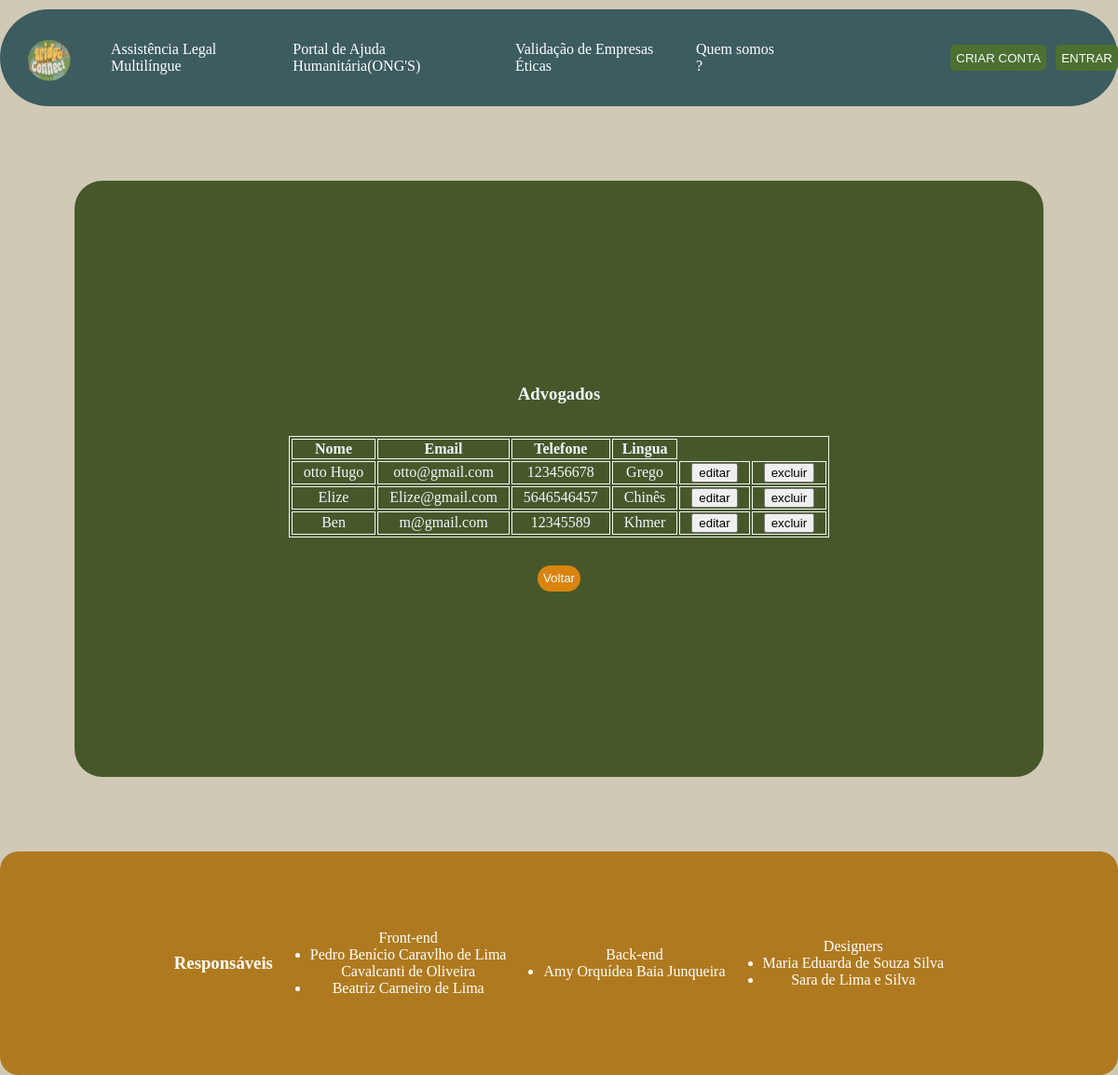
The app's page /lista/advogados with its own data.
### app.py (models this page shows)
class Advogados(db.Model):
    id = db.Column(db.Integer, primary_key=True, autoincrement=True)
    email = db.Column(db.String(50), unique=True, nullable=False)
    lingua = db.Column(db.String(20), nullable=False)
    senha = db.Column(db.String(15), nullable=False)
    nome = db.Column(db.String(80), nullable=False)
    telefone = db.Column(db.String(10), nullable=False)

### app.py (the view)
@app.route('/lista/advogados', methods=['GET'])
def listaAdvogados():
    advogados = Advogados.query.all()
    return render_template('listaAdvogados.html', advogados=advogados)

### templates/listaAdvogados.html (shortened to what this page needs)
<!DOCTYPE html>
<html lang="en">
<head>
    <link rel="stylesheet" href="/static/lista.css">
</head>
<body>
     <header>
        <img src="/static/img/Spring_20250724_073124_0000.png" alt="Logo" >
          <div class="links">
        <a href="#Assistencia_Legal">Assistência Legal Multilíngue</a>
        <a href="#Portal_De_Ajuda">Portal de Ajuda Humanitária(ONG'S)</a>
        <a href="#Validacao_De_Empresas">Validação de Empresas Éticas</a>
        <a href="#Quem_Somos">Quem somos ?</a>
          </div>
        <div class="botoes">
            <a href="/cadastro/usuario" target="_blank"><button class="criarconta">CRIAR CONTA</button></a>
          <a href="login.html"target="_blank"><button class="entrar">ENTRAR</button></a>
        </div>
    </header>
    <aside>
         <section id="SaibaMais_AssistenciaLegal">
            <h1>Advogados</h1>
            <table>
                <tr>
                    <th> Nome </th>
                    <th> Email </th>
                    <th> Telefone </th>
                    <th> Lingua </th>
                </tr>
                {%for a in advogados%}
                <tr>
                    <td>{{a.nome}}</td>
                    <td>{{a.email}}</td>
                    <td>{{a.telefone}}</td>
                    <td>{{a.lingua}}</td>
                    <td><a href="/edit/advogado/{{a.id}}"><button>editar</button></a></td>
                    <td><a href="/delete/advogado/{{a.id}}"><button>excluir</button></a></td>
                </tr>
                {% endfor %}
            </table>
            <button id="VoltarAdvogado" onclick="">Voltar</button>
        </section>
    </aside>
    <footer>
        <h3>Responsáveis</h3><br>
        <ul>Front-end
            <li>Pedro Benício Caravlho de Lima <br>
                Cavalcanti de Oliveira</li>
            <li>Beatriz Carneiro de Lima</li>
        </ul>
        <ul>Back-end
            <li>Amy Orquídea Baia Junqueira</li>
        </ul>
        <ul>Designers
            <li>Maria Eduarda de Souza Silva</li>
            <li>Sara de Lima e Silva</li>
        </ul>
    </footer>
</body>
</html>

### static/lista.css (style rules this page uses)
body { background-color: #d0c9b6; margin: auto; height: 100vh; width: auto; }
header { background-color: #3C5C60; height: 13vh; display: flex; margin: 10px 0 0 0; border-radius: 10vh; }
.links { display: flex; justify-content: space-around; align-items: center; width: auto; text-decoration: none; font-size: medium; padding: 15px; color: white; gap: 20px; }
.links a { text-decoration: none; color: white; }
.botoes { display: flex; justify-content: flex-end; align-items: center; width: 32%; gap: 10px; }
.criarconta, .entrar { background-color: #4C7031; border-radius: 5px; height: 3.5vh; color: aliceblue; border: none; }
.entrar { color: white; }
footer { background-color: #AF7A1F; height: 30vh; display: flex; align-items: center; justify-content: center; text-align: center; margin: 0; border-radius: 20px; color: white }
table,th,td { border: 1px, whitesmoke, solid }
td { padding-right: 12px; padding-left: 12px; }
#Cadastrar_de_advogados, #VoltarAdvogado,#listar { background-color: #D9840D; border-radius: 30px; height: 3.5vh; color: aliceblue; border: none; display: flex; justify-content: center; align-items: center; gap: 15px; margin-top: 15px; }
#SaibaMais_AssistenciaLegal { background-color: #46582A; border-radius: 30px; height: 80vh; color: aliceblue; border: none; margin-left: 10vh; margin: 10vh; justify-content: center; align-items: center; display: flex; flex-direction: column; gap: 15px; text-align: center; }

### records on screen
Advogados: nome "otto Hugo", email "otto@gmail.com", telefone "123456678", lingua "Grego"
Advogados: nome "Elize", email "Elize@gmail.com", telefone "5646546457", lingua "Chinês"
Advogados: nome "Ben", email "m@gmail.com", telefone "12345589", lingua "Khmer"
